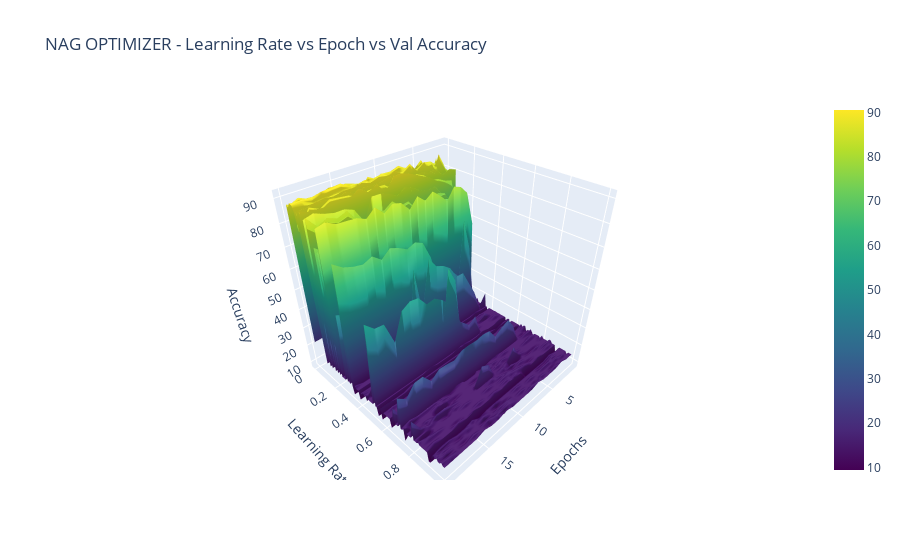

Notebook code for this chart:
### Code cell
optimizer = "NAG Optimizer"
metric = "Epoch"

# Create 3D surface plot
trace = go.Surface(x=np.arange(1, num_epochs + 1), y=learning_rates, z=val_accuracy_data, colorscale='Viridis')
layout = go.Layout(
    scene=dict(
        xaxis=dict(title='Epochs'),
        yaxis=dict(title='Learning Rate'),
        zaxis=dict(title='Accuracy'),
    ),
    title=f'{optimizer.upper()} - Learning Rate vs {metric.capitalize()} vs Val Accuracy'
)
fig = go.Figure(data=[trace], layout=layout)
fig.show()

### Figure 1 — Plotly figure (JSON) as saved in the notebook; plotly's stock layout.template omitted (floating-point values rounded to 4 significant figures; data arrays with more than 128 entries replaced by an {"elided": "..."} marker saying what was removed)
{"data": [{"colorscale": [[0, "#440154"], [0.1111, "#482878"], [0.2222, "#3e4989"], [0.3333, "#31688e"], [0.4444, "#26828e"], [0.5556, "#1f9e89"], [0.6667, "#35b779"], [0.7778, "#6ece58"], [0.8889, "#b5de2b"], [1, "#fde725"]], "type": "surface", "x": [1, 2, 3, 4, 5, 6, 7, 8, 9, 10, 11, 12, 13, 14, 15, 16, 17, 18, 19, 20], "y": [0, 0.01, 0.02, 0.03, 0.04, 0.05, 0.06, 0.07, 0.08, 0.09, 0.1, 0.11, 0.12, 0.13, 0.14, 0.15, 0.16, 0.17, 0.18, 0.19, 0.2, 0.21, 0.22, 0.23, 0.24, 0.25, 0.26, 0.27, 0.28, 0.29, 0.3, 0.31, 0.32, 0.33, 0.34, 0.35, 0.36, 0.37, 0.38, 0.39, 0.4, 0.41, 0.42, 0.43, 0.44, 0.45, 0.46, 0.47, 0.48, 0.49, 0.5, 0.51, 0.52, 0.53, 0.54, 0.55, 0.56, 0.57, 0.58, 0.59, 0.6, 0.61, 0.62, 0.63, 0.64, 0.65, 0.66, 0.67, 0.68, 0.69, 0.7, 0.71, 0.72, 0.73, 0.74, 0.75, 0.76, 0.77, 0.78, 0.79, 0.8, 0.81, 0.82, 0.83, 0.84, 0.85, 0.86, 0.87, 0.88, 0.89, 0.9, 0.91, 0.92, 0.93, 0.94, 0.95, 0.96, 0.97, 0.98, 0.99, 1], "z": {"elided": "101x20 float values"}}], "layout": {"scene": {"xaxis": {"title": {"text": "Epochs"}}, "yaxis": {"title": {"text": "Learning Rate"}}, "zaxis": {"title": {"text": "Accuracy"}}}, "title": {"text": "NAG OPTIMIZER - Learning Rate vs Epoch vs Val Accuracy"}}}
